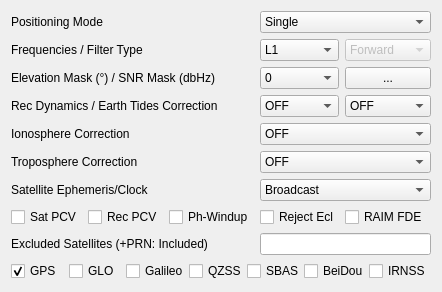
     <widget class="QWidget" name="TabSheet1">
      <property name="toolTip">
       <string/>
      </property>
      <attribute name="title">
       <string>Setting&amp;1</string>
      </attribute>
      <layout class="QGridLayout" name="gridLayout">
       <item row="3" column="0" colspan="6">
        <widget class="QLabel" name="Label3">
         <property name="enabled">
          <bool>true</bool>
         </property>
         <property name="toolTip">
          <string/>
         </property>
         <property name="text">
          <string>Rec Dynamics / Earth Tides Correction</string>
         </property>
        </widget>
       </item>
       <item row="3" column="6" colspan="2">
        <widget class="QComboBox" name="DynamicModel">
         <property name="enabled">
          <bool>true</bool>
         </property>
         <property name="toolTip">
          <string/>
         </property>
         <item>
          <property name="text">
           <string>OFF</string>
          </property>
         </item>
         <item>
          <property name="text">
           <string>ON</string>
          </property>
         </item>
        </widget>
       </item>
       <item row="3" column="8">
        <widget class="QComboBox" name="TideCorr">
         <property name="enabled">
          <bool>true</bool>
         </property>
         <property name="toolTip">
          <string/>
         </property>
         <item>
          <property name="text">
           <string>OFF</string>
          </property>
         </item>
         <item>
          <property name="text">
           <string>Solid</string>
          </property>
         </item>
        </widget>
       </item>
       <item row="4" column="0" colspan="4">
        <widget class="QLabel" name="Label8">
         <property name="enabled">
          <bool>true</bool>
         </property>
         <property name="toolTip">
          <string/>
         </property>
         <property name="text">
          <string>Ionosphere Correction</string>
         </property>
        </widget>
       </item>
       <item row="5" column="0" colspan="4">
        <widget class="QLabel" name="Label9">
         <property name="enabled">
          <bool>true</bool>
         </property>
         <property name="toolTip">
          <string/>
         </property>
         <property name="text">
          <string>Troposphere Correction</string>
         </property>
        </widget>
       </item>
       <item row="5" column="6" colspan="3">
        <widget class="QComboBox" name="TropOpt">
         <property name="enabled">
          <bool>true</bool>
         </property>
         <property name="toolTip">
          <string/>
         </property>
         <item>
          <property name="text">
           <string>OFF</string>
          </property>
         </item>
         <item>
          <property name="text">
           <string>Saastamoinen</string>
          </property>
         </item>
         <item>
          <property name="text">
           <string>SBAS</string>
          </property>
         </item>
         <item>
          <property name="text">
           <string>Estimate ZTD</string>
          </property>
         </item>
         <item>
          <property name="text">
           <string>Estimate ZTD+Grad</string>
          </property>
         </item>
        </widget>
       </item>
       <item row="1" column="6" colspan="2">
        <widget class="QComboBox" name="Freq">
         <property name="enabled">
          <bool>true</bool>
         </property>
         <property name="toolTip">
          <string/>
         </property>
         <item>
          <property name="text">
           <string>L1</string>
          </property>
         </item>
         <item>
          <property name="text">
           <string>L1+L2</string>
          </property>
         </item>
        </widget>
       </item>
       <item row="1" column="8">
        <widget class="QComboBox" name="Solution">
         <property name="enabled">
          <bool>false</bool>
         </property>
         <property name="toolTip">
          <string/>
         </property>
         <item>
          <property name="text">
           <string>Forward</string>
          </property>
         </item>
         <item>
          <property name="text">
           <string>Backward</string>
          </property>
         </item>
         <item>
          <property name="text">
           <string>Combined</string>
          </property>
         </item>
        </widget>
       </item>
       <item row="2" column="0" colspan="6">
        <widget class="QLabel" name="LabelElMask">
         <property name="enabled">
          <bool>true</bool>
         </property>
         <property name="toolTip">
          <string/>
         </property>
         <property name="text">
          <string>Elevation Mask (°) / SNR Mask (dbHz)</string>
         </property>
        </widget>
       </item>
       <item row="4" column="6" colspan="3">
        <widget class="QComboBox" name="IonoOpt">
         <property name="enabled">
          <bool>true</bool>
         </property>
         <property name="toolTip">
          <string/>
         </property>
         <item>
          <property name="text">
           <string>OFF</string>
          </property>
         </item>
         <item>
          <property name="text">
           <string>Broadcast</string>
          </property>
         </item>
         <item>
          <property name="text">
           <string>SBAS</string>
          </property>
         </item>
         <item>
          <property name="text">
           <string>Iono-Free LC</string>
          </property>
         </item>
         <item>
          <property name="text">
           <string>Estimate STEC</string>
          </property>
         </item>
         <item>
          <property name="text">
           <string>IONEX TEC</string>
          </property>
         </item>
         <item>
          <property name="text">
           <string>QZSS Broadcast</string>
          </property>
         </item>
         <item>
          <property name="text">
           <string>QZSS LEX</string>
          </property>
         </item>
        </widget>
       </item>
       <item row="2" column="6" colspan="2">
        <widget class="QComboBox" name="ElMask">
         <property name="enabled">
          <bool>true</bool>
         </property>
         <property name="toolTip">
          <string/>
         </property>
         <item>
          <property name="text">
           <string>0</string>
          </property>
         </item>
         <item>
          <property name="text">
           <string>5</string>
          </property>
         </item>
         <item>
          <property name="text">
           <string>10</string>
          </property>
         </item>
         <item>
          <property name="text">
           <string>15</string>
          </property>
         </item>
         <item>
          <property name="text">
           <string>20</string>
          </property>
         </item>
         <item>
          <property name="text">
           <string>25</string>
          </property>
         </item>
         <item>
          <property name="text">
           <string>30</string>
          </property>
         </item>
         <item>
          <property name="text">
           <string>35</string>
          </property>
         </item>
         <item>
          <property name="text">
           <string>40</string>
          </property>
         </item>
         <item>
          <property name="text">
           <string>45</string>
          </property>
         </item>
         <item>
          <property name="text">
           <string>50</string>
          </property>
         </item>
         <item>
          <property name="text">
           <string>55</string>
          </property>
         </item>
         <item>
          <property name="text">
           <string>60</string>
          </property>
         </item>
         <item>
          <property name="text">
           <string>65</string>
          </property>
         </item>
         <item>
          <property name="text">
           <string>70</string>
          </property>
         </item>
        </widget>
       </item>
       <item row="6" column="0" colspan="4">
        <widget class="QLabel" name="Label32">
         <property name="enabled">
          <bool>true</bool>
         </property>
         <property name="toolTip">
          <string/>
         </property>
         <property name="text">
          <string>Satellite Ephemeris/Clock</string>
         </property>
        </widget>
       </item>
       <item row="2" column="8">
        <widget class="QPushButton" name="BtnSnrMask">
         <property name="enabled">
          <bool>true</bool>
         </property>
         <property name="toolTip">
          <string/>
         </property>
         <property name="text">
          <string>...</string>
         </property>
        </widget>
       </item>
       <item row="0" column="6" colspan="3">
        <widget class="QComboBox" name="PosMode">
         <property name="enabled">
          <bool>true</bool>
         </property>
         <property name="toolTip">
          <string/>
         </property>
         <item>
          <property name="text">
           <string>Single</string>
          </property>
         </item>
         <item>
          <property name="text">
           <string>DGPS/DGNSS</string>
          </property>
         </item>
         <item>
          <property name="text">
           <string>Kinematic</string>
          </property>
         </item>
         <item>
          <property name="text">
           <string>Static</string>
          </property>
         </item>
         <item>
          <property name="text">
           <string>static-start</string>
          </property>
         </item>
         <item>
          <property name="text">
           <string>Moving-Base</string>
          </property>
         </item>
         <item>
          <property name="text">
           <string>Fixed</string>
          </property>
         </item>
         <item>
          <property name="text">
           <string>PPP Kinematic</string>
          </property>
         </item>
         <item>
          <property name="text">
           <string>PPP Static</string>
          </property>
         </item>
         <item>
          <property name="text">
           <string>PPP Fixed</string>
          </property>
         </item>
        </widget>
       </item>
       <item row="1" column="0" colspan="4">
        <widget class="QLabel" name="LabelFreq">
         <property name="enabled">
          <bool>true</bool>
         </property>
         <property name="toolTip">
          <string/>
         </property>
         <property name="text">
          <string>Frequencies / Filter Type</string>
         </property>
        </widget>
       </item>
       <item row="6" column="6" colspan="3">
        <widget class="QComboBox" name="SatEphem">
         <property name="enabled">
          <bool>true</bool>
         </property>
         <property name="toolTip">
          <string/>
         </property>
         <item>
          <property name="text">
           <string>Broadcast</string>
          </property>
         </item>
         <item>
          <property name="text">
           <string>Precise</string>
          </property>
         </item>
         <item>
          <property name="text">
           <string>Broadcast+SBAS</string>
          </property>
         </item>
         <item>
          <property name="text">
           <string>Broadcast+SSR APC</string>
          </property>
         </item>
         <item>
          <property name="text">
           <string>Broadcast+SSR CoM</string>
          </property>
         </item>
         <item>
          <property name="text">
           <string>QZSS LEX</string>
          </property>
         </item>
        </widget>
       </item>
       <item row="7" column="0" colspan="2">
        <widget class="QCheckBox" name="PosOpt1">
         <property name="toolTip">
          <string/>
         </property>
         <property name="text">
          <string>Sat PCV</string>
         </property>
         <property name="checked">
          <bool>false</bool>
         </property>
        </widget>
       </item>
       <item row="7" column="2" colspan="2">
        <widget class="QCheckBox" name="PosOpt2">
         <property name="toolTip">
          <string/>
         </property>
         <property name="text">
          <string>Rec PCV</string>
         </property>
         <property name="checked">
          <bool>false</bool>
         </property>
        </widget>
       </item>
       <item row="7" column="4" colspan="2">
        <widget class="QCheckBox" name="PosOpt3">
         <property name="toolTip">
          <string/>
         </property>
         <property name="text">
          <string>Ph-Windup</string>
         </property>
         <property name="checked">
          <bool>false</bool>
         </property>
        </widget>
       </item>
       <item row="7" column="6" colspan="2">
        <widget class="QCheckBox" name="PosOpt4">
         <property name="toolTip">
          <string/>
         </property>
         <property name="text">
          <string>Reject Ecl</string>
         </property>
         <property name="checked">
          <bool>false</bool>
         </property>
        </widget>
       </item>
       <item row="7" column="8">
        <widget class="QCheckBox" name="PosOpt5">
         <property name="toolTip">
          <string/>
         </property>
         <property name="text">
          <string>RAIM FDE</string>
         </property>
         <property name="checked">
          <bool>false</bool>
         </property>
        </widget>
       </item>
       <item row="8" column="0" colspan="6">
        <widget class="QLabel" name="Label35">
         <property name="enabled">
          <bool>true</bool>
         </property>
         <property name="toolTip">
          <string/>
         </property>
         <property name="text">
          <string>Excluded Satellites (+PRN: Included)</string>
         </property>
        </widget>
       </item>
       <item row="0" column="0" colspan="3">
        <widget class="QLabel" name="LabelPosMode">
         <property name="enabled">
          <bool>true</bool>
         </property>
         <property name="toolTip">
          <string/>
         </property>
         <property name="text">
          <string>Positioning Mode</string>
         </property>
        </widget>
       </item>
       <item row="8" column="6" colspan="3">
        <widget class="QLineEdit" name="ExSatsE">
         <property name="enabled">
          <bool>true</bool>
         </property>
         <property name="toolTip">
          <string/>
         </property>
         <property name="text">
          <string/>
         </property>
        </widget>
       </item>
       <item row="9" column="0" colspan="9">
        <widget class="QWidget" name="widget_2" native="true">
         <property name="sizePolicy">
          <sizepolicy hsizetype="Preferred" vsizetype="Fixed">
           <horstretch>0</horstretch>
           <verstretch>0</verstretch>
          </sizepolicy>
         </property>
         <layout class="QHBoxLayout" name="horizontalLayout_2">
          <property name="spacing">
           <number>0</number>
          </property>
          <property name="leftMargin">
           <number>0</number>
          </property>
          <property name="topMargin">
           <number>0</number>
          </property>
          <property name="rightMargin">
           <number>0</number>
          </property>
          <property name="bottomMargin">
           <number>0</number>
          </property>
          <item>
           <widget class="QCheckBox" name="NavSys1">
            <property name="toolTip">
             <string/>
            </property>
            <property name="text">
             <string>GPS</string>
            </property>
            <property name="checked">
             <bool>true</bool>
            </property>
           </widget>
          </item>
          <item>
           <widget class="QCheckBox" name="NavSys2">
            <property name="toolTip">
             <string/>
            </property>
            <property name="text">
             <string>GLO</string>
            </property>
            <property name="checked">
             <bool>false</bool>
            </property>
           </widget>
          </item>
          <item>
           <widget class="QCheckBox" name="NavSys3">
            <property name="toolTip">
             <string/>
            </property>
            <property name="text">
             <string>Galileo</string>
            </property>
            <property name="checked">
             <bool>false</bool>
            </property>
           </widget>
          </item>
          <item>
           <widget class="QCheckBox" name="NavSys4">
            <property name="toolTip">
             <string/>
            </property>
            <property name="text">
             <string>QZSS</string>
            </property>
            <property name="checked">
             <bool>false</bool>
            </property>
           </widget>
          </item>
          <item>
           <widget class="QCheckBox" name="NavSys5">
            <property name="toolTip">
             <string/>
            </property>
            <property name="text">
             <string>SBAS</string>
            </property>
            <property name="checked">
             <bool>false</bool>
            </property>
           </widget>
          </item>
          <item>
           <widget class="QCheckBox" name="NavSys6">
            <property name="toolTip">
             <string/>
            </property>
            <property name="text">
             <string>BeiDou</string>
            </property>
            <property name="checked">
             <bool>false</bool>
            </property>
           </widget>
          </item>
          <item>
           <widget class="QCheckBox" name="NavSys7">
            <property name="text">
             <string>IRNSS</string>
            </property>
           </widget>
          </item>
         </layout>
        </widget>
       </item>
      </layout>
     </widget>
